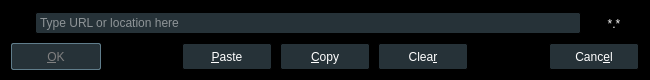
<?xml version="1.0" encoding="UTF-8"?>
<ui version="4.0">
 <class>LocationDialog</class>
 <widget class="QDialog" name="LocationDialog">
  <property name="geometry">
   <rect>
    <x>0</x>
    <y>0</y>
    <width>650</width>
    <height>80</height>
   </rect>
  </property>
  <property name="windowTitle">
   <string>Open Location</string>
  </property>
  <property name="styleSheet">
   <string notr="true">QWidget {
	font: 12px &quot;Noto Sans&quot;, &quot;FreeSans&quot;;
	background: black;
	color: whitesmoke;
}</string>
  </property>
  <layout class="QVBoxLayout" name="verticalLayout">
   <item>
    <layout class="QHBoxLayout" name="horizontalLayout_2">
     <property name="spacing">
      <number>8</number>
     </property>
     <item>
      <widget class="QLabel" name="validEntryLabel">
       <property name="minimumSize">
        <size>
         <width>16</width>
         <height>16</height>
        </size>
       </property>
       <property name="pixmap">
        <pixmap resource="../rsclist.qrc">:/img/not_exists.svg</pixmap>
       </property>
       <property name="alignment">
        <set>Qt::AlignCenter</set>
       </property>
      </widget>
     </item>
     <item>
      <widget class="QLineEdit" name="urlEdit">
       <property name="styleSheet">
        <string notr="true">QLineEdit {
	background: #263238;
	border: 1px solid black;
	border-radius: 2px;
	padding: 2px;
}</string>
       </property>
       <property name="placeholderText">
        <string>Type URL or location here</string>
       </property>
       <property name="clearButtonEnabled">
        <bool>true</bool>
       </property>
      </widget>
     </item>
     <item>
      <widget class="QLabel" name="typeLabel">
       <property name="sizePolicy">
        <sizepolicy hsizetype="Minimum" vsizetype="Preferred">
         <horstretch>0</horstretch>
         <verstretch>0</verstretch>
        </sizepolicy>
       </property>
       <property name="minimumSize">
        <size>
         <width>50</width>
         <height>0</height>
        </size>
       </property>
       <property name="frameShape">
        <enum>QFrame::NoFrame</enum>
       </property>
       <property name="text">
        <string>*.*</string>
       </property>
       <property name="alignment">
        <set>Qt::AlignCenter</set>
       </property>
      </widget>
     </item>
    </layout>
   </item>
   <item>
    <layout class="QHBoxLayout" name="horizontalLayout">
     <property name="spacing">
      <number>8</number>
     </property>
     <item>
      <widget class="QPushButton" name="okButton">
       <property name="enabled">
        <bool>false</bool>
       </property>
       <property name="sizePolicy">
        <sizepolicy hsizetype="Fixed" vsizetype="Minimum">
         <horstretch>0</horstretch>
         <verstretch>0</verstretch>
        </sizepolicy>
       </property>
       <property name="maximumSize">
        <size>
         <width>16777215</width>
         <height>25</height>
        </size>
       </property>
       <property name="styleSheet">
        <string notr="true">QPushButton {
    background: #263238;
	color: white;
	border: 1px solid black;
	border-radius: 2px;
    min-width: 88px;
	min-height: 25px;
}
QPushButton:default {
	border: 1px solid #607d8b;
}
QPushButton:pressed {
    background: #607d8b;
}
QPushButton:disabled {
    color: gray;
}</string>
       </property>
       <property name="text">
        <string>&amp;OK</string>
       </property>
       <property name="default">
        <bool>true</bool>
       </property>
      </widget>
     </item>
     <item>
      <spacer name="horizontalSpacer">
       <property name="orientation">
        <enum>Qt::Horizontal</enum>
       </property>
       <property name="sizeHint" stdset="0">
        <size>
         <width>40</width>
         <height>20</height>
        </size>
       </property>
      </spacer>
     </item>
     <item>
      <widget class="QPushButton" name="pasteButton">
       <property name="sizePolicy">
        <sizepolicy hsizetype="Fixed" vsizetype="Fixed">
         <horstretch>0</horstretch>
         <verstretch>0</verstretch>
        </sizepolicy>
       </property>
       <property name="maximumSize">
        <size>
         <width>16777215</width>
         <height>25</height>
        </size>
       </property>
       <property name="styleSheet">
        <string notr="true">QPushButton {
    background: #263238;
	color: white;
	border: 1px solid black;
	border-radius: 2px;
    min-width: 88px;
	min-height: 25px;
}
QPushButton:default {
	border: 1px solid #607d8b;
}
QPushButton:pressed {
    background: #607d8b;
}
QPushButton:disabled {
    color: gray;
}</string>
       </property>
       <property name="text">
        <string>&amp;Paste</string>
       </property>
       <property name="autoDefault">
        <bool>false</bool>
       </property>
      </widget>
     </item>
     <item>
      <widget class="QPushButton" name="copyButton">
       <property name="sizePolicy">
        <sizepolicy hsizetype="Fixed" vsizetype="Fixed">
         <horstretch>0</horstretch>
         <verstretch>0</verstretch>
        </sizepolicy>
       </property>
       <property name="maximumSize">
        <size>
         <width>16777215</width>
         <height>25</height>
        </size>
       </property>
       <property name="styleSheet">
        <string notr="true">QPushButton {
    background: #263238;
	color: white;
	border: 1px solid black;
	border-radius: 2px;
    min-width: 88px;
	min-height: 25px;
}
QPushButton:default {
	border: 1px solid #607d8b;
}
QPushButton:pressed {
    background: #607d8b;
}
QPushButton:disabled {
    color: gray;
}</string>
       </property>
       <property name="text">
        <string>&amp;Copy</string>
       </property>
       <property name="autoDefault">
        <bool>false</bool>
       </property>
      </widget>
     </item>
     <item>
      <widget class="QPushButton" name="clearButton">
       <property name="sizePolicy">
        <sizepolicy hsizetype="Fixed" vsizetype="Fixed">
         <horstretch>0</horstretch>
         <verstretch>0</verstretch>
        </sizepolicy>
       </property>
       <property name="maximumSize">
        <size>
         <width>16777215</width>
         <height>25</height>
        </size>
       </property>
       <property name="styleSheet">
        <string notr="true">QPushButton {
    background: #263238;
	color: white;
	border: 1px solid black;
	border-radius: 2px;
    min-width: 88px;
	min-height: 25px;
}
QPushButton:default {
	border: 1px solid #607d8b;
}
QPushButton:pressed {
    background: #607d8b;
}
QPushButton:disabled {
    color: gray;
}</string>
       </property>
       <property name="text">
        <string>Clea&amp;r</string>
       </property>
       <property name="autoDefault">
        <bool>false</bool>
       </property>
      </widget>
     </item>
     <item>
      <spacer name="horizontalSpacer_2">
       <property name="orientation">
        <enum>Qt::Horizontal</enum>
       </property>
       <property name="sizeHint" stdset="0">
        <size>
         <width>40</width>
         <height>20</height>
        </size>
       </property>
      </spacer>
     </item>
     <item>
      <widget class="QPushButton" name="cancelButton">
       <property name="sizePolicy">
        <sizepolicy hsizetype="Fixed" vsizetype="Fixed">
         <horstretch>0</horstretch>
         <verstretch>0</verstretch>
        </sizepolicy>
       </property>
       <property name="maximumSize">
        <size>
         <width>16777215</width>
         <height>25</height>
        </size>
       </property>
       <property name="styleSheet">
        <string notr="true">QPushButton {
    background: #263238;
	color: white;
	border: 1px solid black;
	border-radius: 2px;
    min-width: 88px;
	min-height: 25px;
}
QPushButton:default {
	border: 1px solid #607d8b;
}
QPushButton:pressed {
    background: #607d8b;
}
QPushButton:disabled {
    color: gray;
}</string>
       </property>
       <property name="text">
        <string>Canc&amp;el</string>
       </property>
       <property name="autoDefault">
        <bool>false</bool>
       </property>
      </widget>
     </item>
    </layout>
   </item>
  </layout>
 </widget>
 <resources>
  <include location="../rsclist.qrc"/>
 </resources>
 <connections/>
</ui>
